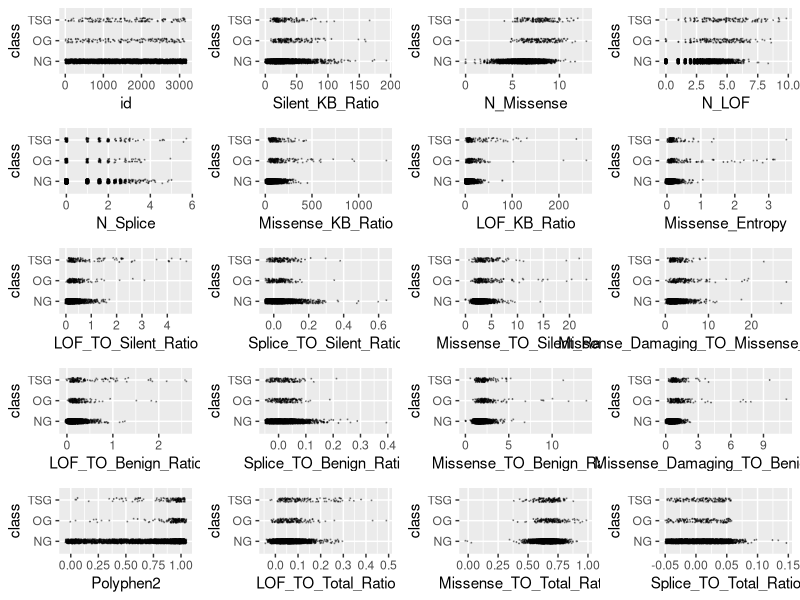
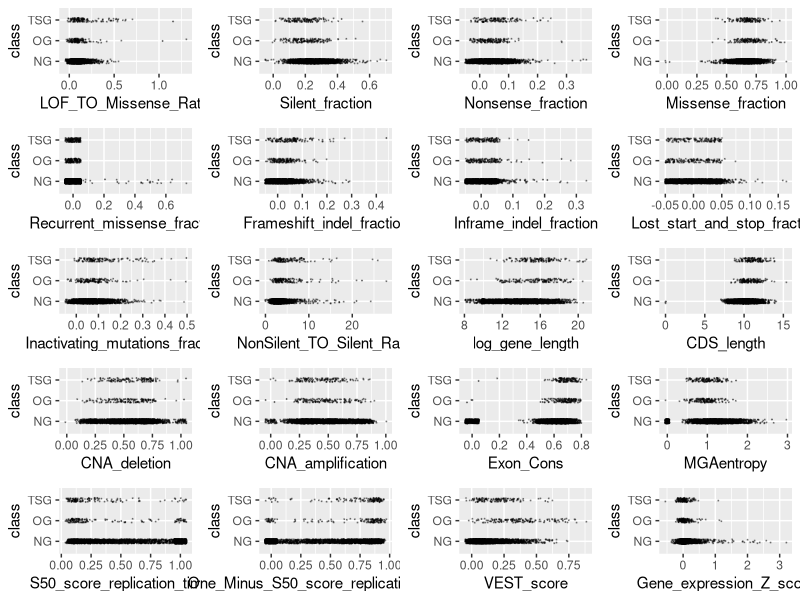
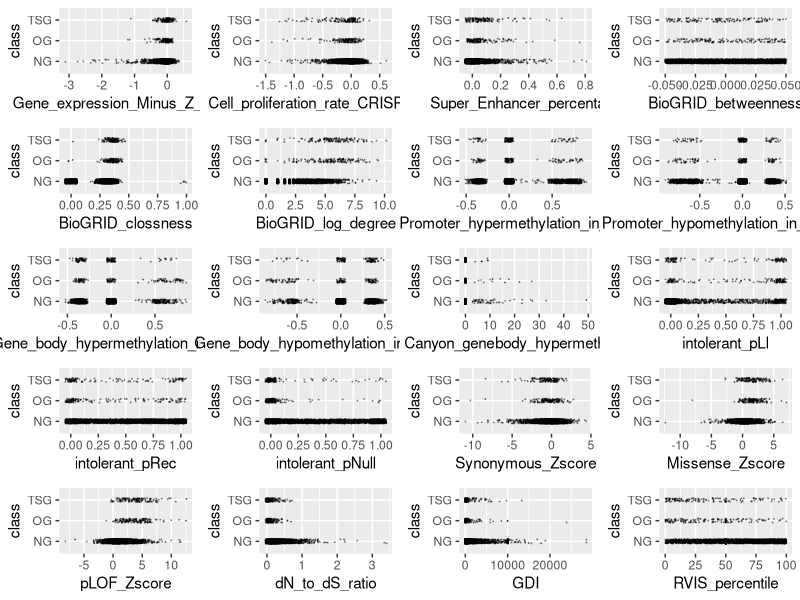
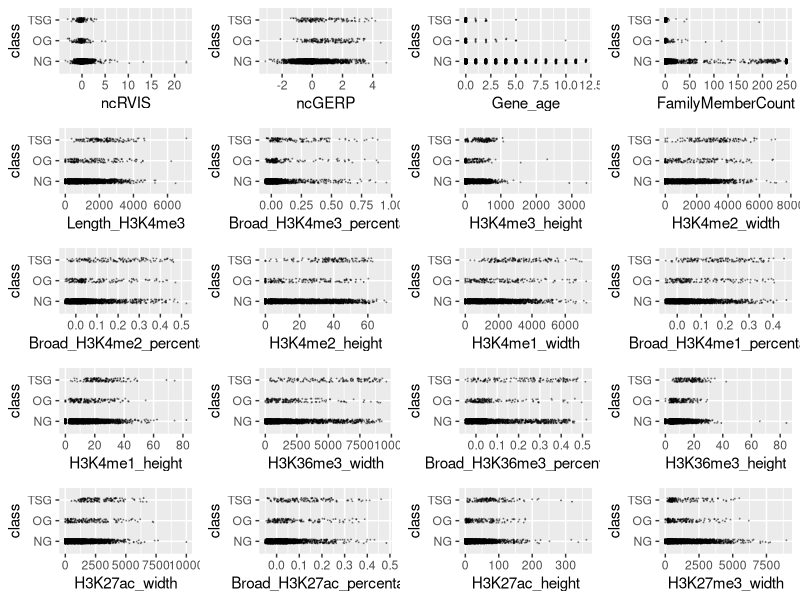
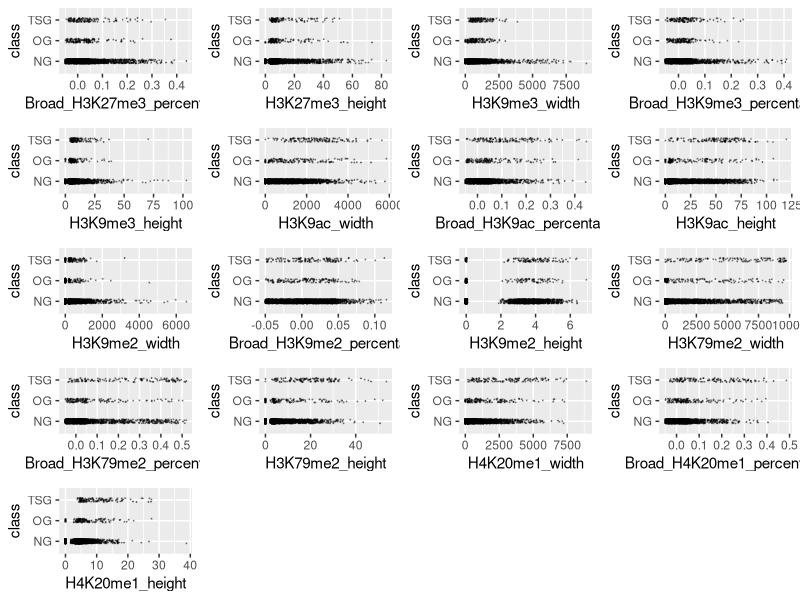
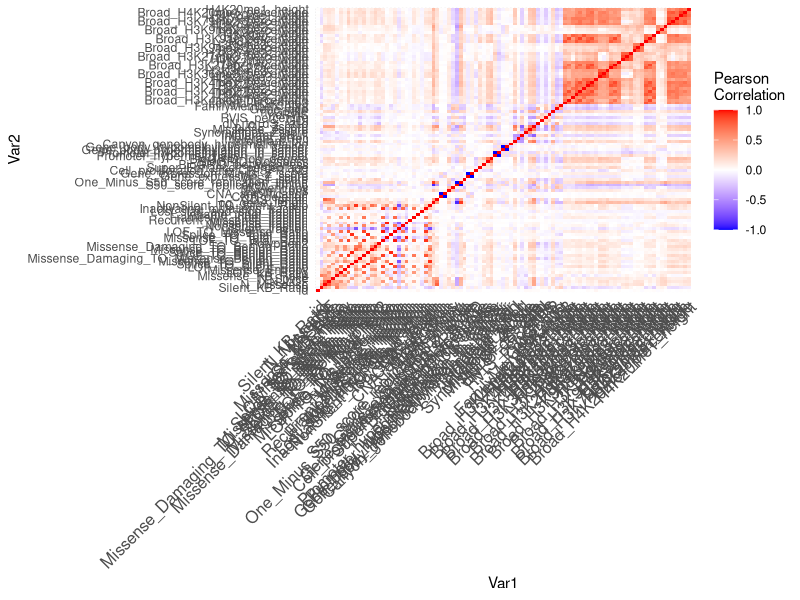
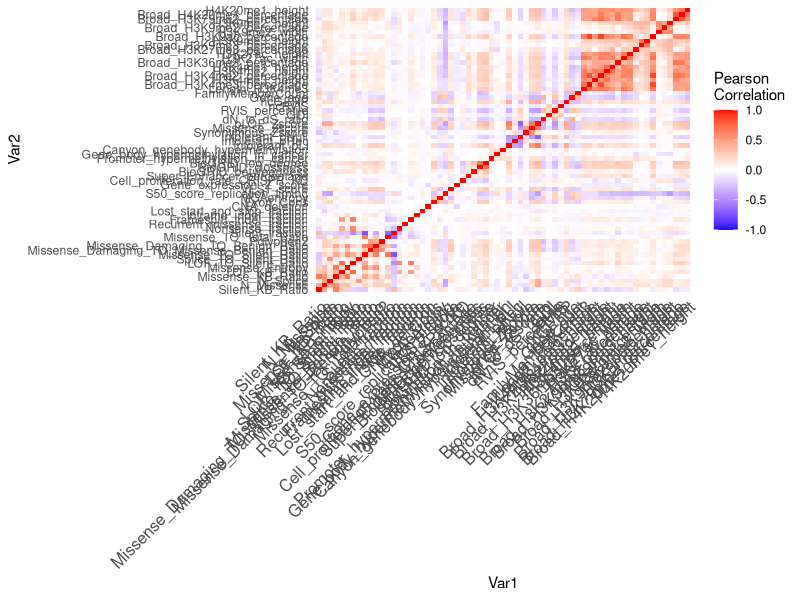
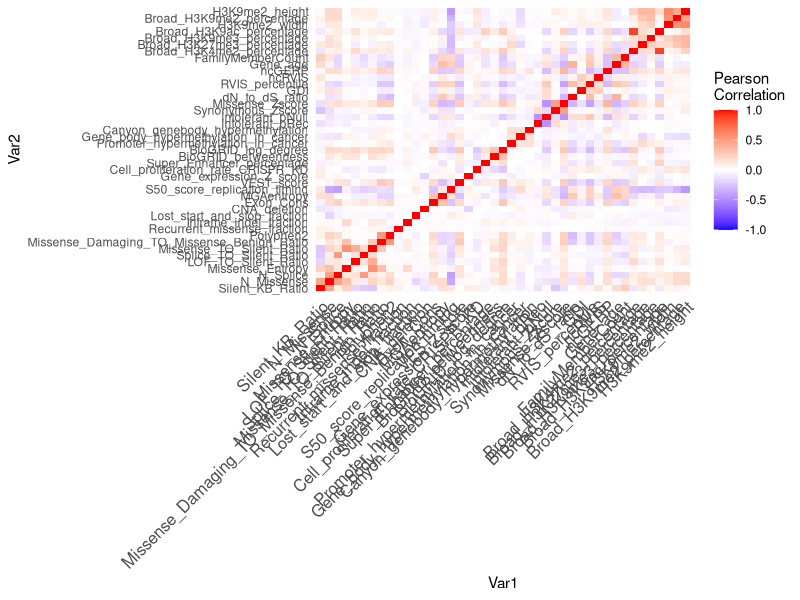

Recreate these plots in R, in order.
## ---- chunk 1
knitr::opts_chunk$set(echo = TRUE, comment = NA)
## ---- chunk 2
training <- read.csv("training.csv", stringsAsFactors = TRUE)
training$class <- factor(training$class)
levels(training$class) <- c("NG", "OG", "TSG")
# Create an outlier function
outlier <- function(data) {
  low <- mean(data) - 3 * sd(data)
  high <- mean(data) + 3 * sd(data)
  which(data < low | data > high)
}
# library(ggplot2)
# scatter <- function(var) {
#   ggplot(training, aes_string(var, "class")) +
#     geom_jitter(width = 0.05, height = 0.1, size = 0.1,
#                 colour = rgb(0, 0, 0, alpha = 1 / 3))
# }
# scat_plot <- lapply(names(training)[-99], scatter)
# library(gridExtra)
# grid.arrange(grobs = scat_plot[1:20], ncol = 4)
# grid.arrange(grobs = scat_plot[21:40], ncol = 4)
# grid.arrange(grobs = scat_plot[41:60], ncol = 4)
# grid.arrange(grobs = scat_plot[61:80], ncol = 4)
# grid.arrange(grobs = scat_plot[81:98], ncol = 4)
outliers <- table(unlist(lapply(training[,-99], outlier)))
outlier_index <- sort(outliers, decreasing = TRUE)
# Remove 50 most common outliers (i.e. outliers across multiple predictors)
training <- training[-as.numeric(names(outlier_index)[1:50]),]

# The below variables had outstanding outliers which we chose to remove
sort(training$Missense_TO_Silent_Ratio, decreasing = TRUE)[1:10]
training <- training[-which(training$Missense_TO_Silent_Ratio > 100), ]
sort(training$Missense_KB_Ratio, decreasing = TRUE)[1:10]
training <- training[-which(training$Missense_KB_Ratio > 2000), ]
sort(training$LOF_TO_Silent_Ratio, decreasing = TRUE)[1:10]
training <- training[-which(training$LOF_TO_Silent_Ratio > 5), ]
sort(training$Gene_expression_Z_score, decreasing = TRUE)[1:10]
training <- training[-which(training$Gene_expression_Z_score > 4), ]
sort(training$dN_to_dS_ratio, decreasing = TRUE)[1:10]
training <- training[-which(training$dN_to_dS_ratio > 5),]
sort(training$Silent_KB_Ratio, decreasing = TRUE)[1:10]
training <- training[-which(training$Silent_KB_Ratio > 200), ]
sort(training$Lost_start_and_stop_fraction, decreasing = TRUE)[1:10]
training <- training[-which(training$Lost_start_and_stop_fraction > 0.2),]
sort(training$Synonymous_Zscore, decreasing = FALSE)[1:10]
training <- training[-which(training$Synonymous_Zscore < -15), ]
numeric_training <- training[,-99]

# Lots of zeroes for some observations, so removed those observations with quite a few zeroes across predictor variables
n_zeroes <- rep(NA, nrow(numeric_training))

for(i in seq_len(nrow(numeric_training))){
  row_i_zeroes <- 0
  for(j in seq_len(ncol(numeric_training))){
    if(round(numeric_training[i,j], digits = 5) == 0){
      row_i_zeroes <- row_i_zeroes + 1
    }
  }
  n_zeroes[i] <- row_i_zeroes
}
training <- training[n_zeroes <= ncol(training) / 2, ]
# Remove 1 of 2 variables that have r value of 1 or -1 (i.e. perfectly correlated)
perf_corr <- which(abs(cor(training[,-99])) == 1, arr.ind = TRUE)
which(perf_corr[,1] != perf_corr[,2])
training <- training[, -43]
## ---- chunk 3
library(ggplot2)
scatter <- function(var) {
  ggplot(training, aes_string(var, "class")) +
    geom_jitter(width = 0.05, height = 0.1, size = 0.1,
                colour = rgb(0, 0, 0, alpha = 1 / 3))
}
scat_plot <- lapply(names(training)[-98], scatter)
library(gridExtra)
grid.arrange(grobs = scat_plot[1:20], ncol = 4)
grid.arrange(grobs = scat_plot[21:40], ncol = 4)
grid.arrange(grobs = scat_plot[41:60], ncol = 4)
grid.arrange(grobs = scat_plot[61:80], ncol = 4)
grid.arrange(grobs = scat_plot[81:97], ncol = 4)
## ---- chunk 4
library(dplyr)
#function to calculate wca
score <- function (conf_mat) {
  print(sum(diag(conf_mat) * c(1, 20, 20)))
  print(sum(diag(conf_mat) * c(1, 20, 20)) / sum(apply(conf_mat, 2, sum) * c(1, 20, 20)))
}

# Set new threshold to account for unbalanced data
classify <- function(probs, k) {
  if (any(probs[2:3] > k)) {
    subset <- probs[2:3]
    output <- which(subset == max(subset))
    if (length(output) > 1) {
        output <- sample(1:2, 1)
    }
  } else {
    output <- 0
  }
  output
}
## ---- chunk 5
library(dplyr)
library(caret)
set.seed(12)
mn <- nnet::multinom(class ~ ., data = training, model = TRUE)
tidymn <- broom::tidy(mn) %>% arrange(p.value)
tidymn <- tidymn %>% filter(p.value < 0.05 / ncol(tidymn))
terms <- unique(tidymn$term)[-1]
library(dplyr)
sig <- logical(97)
names(sig) <- names(training)[-98]
k <- 1
diffs <- logical(97)
for (var in names(training)[-98]) {
  model <- aov(training[[var]] ~ factor(training$class))
  sig[k] <- summary(model)[[1]][1, 5]
  diffs[k] <- all(TukeyHSD(model)$`factor(training$class)`[, 4] < 0.05 / 97)
  k <- k + 1
}
sort(sig[diffs])
score <- function (conf_mat) {
  sum(diag(conf_mat) * c(1, 20, 20)) / sum(apply(conf_mat, 2, sum) * c(1, 20, 20))
}

sig_terms <- names(sort(sig[diffs]))
combo_terms <- table(c(terms, sig_terms)) == 2
final_terms <- names(combo_terms[combo_terms])
term_mat <- cor(training %>% select(all_of(final_terms)))
ind_terms <- final_terms[-c(1, 3, 4, 5, 10, 11, 13, 14, 15, 17)]

vars <- training
cor_mtx = round(cor(vars[, names(vars) != "class"]), 2)
library(reshape2)
#reshape it
melted_cor_mtx <- melt(cor_mtx)

#draw the heatmap
cor_heatmap = ggplot(data = melted_cor_mtx, aes(x=Var1, y=Var2, fill=value)) + geom_tile()
cor_heatmap = cor_heatmap +
scale_fill_gradient2(low = "blue", high = "red", mid = "white", midpoint = 0, limit = c(-1,1), space = "Lab", name="Pearson\nCorrelation") + 
theme_minimal() +
theme(axis.text.x = element_text(angle = 45, vjust = 1, size = 12, hjust = 1))

cor_heatmap
which(abs(cor_mtx) > 0.75, arr.ind = TRUE)
# Eliminate all but one of a set of variables highly correlated with one another
vars <- vars[, -c(1, 4, 32, 13, 18, 21, 29, 14, 20, 15, 30,
                  15, 24, 31, 38, 34, 41, 48, 50, 68, 86, 88,
                  71, 72, 78, 74, 76, 80, 82, 83, 92, 94, 95)]
cor_mtx = round(cor(vars[, names(vars) != "class"]), 2)
library(reshape2)
#reshape it
melted_cor_mtx <- melt(cor_mtx)

#draw the heatmap
cor_heatmap = ggplot(data = melted_cor_mtx, aes(x=Var1, y=Var2, fill=value)) + geom_tile()
cor_heatmap = cor_heatmap +
scale_fill_gradient2(low = "blue", high = "red", mid = "white", midpoint = 0, limit = c(-1,1), space = "Lab", name="Pearson\nCorrelation") + 
theme_minimal() +
theme(axis.text.x = element_text(angle = 45, vjust = 1, size = 12, hjust = 1))

cor_heatmap
which(abs(cor_mtx) > 0.6, arr.ind = TRUE)
# Eliminate all but one of a set of variables highly correlated with one another
vars <- vars[, -c(4, 5, 15, 17, 11, 13, 14, 29, 39, 47,
                  48, 51, 49, 54, 55, 52, 58, 63, 65,
                  34, 64, 53)]
cor_mtx = round(cor(vars[, names(vars) != "class"]), 2)
library(reshape2)
#reshape it
melted_cor_mtx <- melt(cor_mtx)

#draw the heatmap
cor_heatmap = ggplot(data = melted_cor_mtx, aes(x=Var1, y=Var2, fill=value)) + geom_tile()
cor_heatmap = cor_heatmap +
scale_fill_gradient2(low = "blue", high = "red", mid = "white", midpoint = 0, limit = c(-1,1), space = "Lab", name="Pearson\nCorrelation") + 
theme_minimal() +
theme(axis.text.x = element_text(angle = 45, vjust = 1, size = 12, hjust = 1))

cor_heatmap
set.seed(12)
mn <- nnet::multinom(class ~ ., data = vars, model = TRUE)
tidymn <- broom::tidy(mn) %>% arrange(p.value)
tidymn <- tidymn %>% filter(p.value < 0.05 / nrow(tidymn))
terms <- unique(tidymn$term)[-1]
terms
## ---- chunk 6
vars <- training %>% select(all_of(terms), class)
set.seed(91232)
thresh_list <- list()
length(thresh_list) <- 10
j <- 1
# for() loop to validate post cross-validation with WCA and varying thresholds
for (rand in ceiling(runif(10, min = 1, max = 10000000))) {
  set.seed(rand)
  vars_test <- createDataPartition(vars$class, p = 0.8, 
                                    list = FALSE)
  vars_train <- vars[vars_test, ]
  vars_test <- vars[-vars_test, ]
  
  train_cont <- trainControl(method = "cv", number = 5, classProbs = TRUE, savePredictions = TRUE)
  lda_ft <- train(class ~ ., data = vars_train, method = "lda", preProc = c("center", "scale"),
                  trControl = train_cont)
  preds <- predict(lda_ft, newdata = vars_test, type = "prob")
  scores <- numeric(100)
  for (i in seq(from = 0.001, to = 0.1, by = 0.001)) {
    lda_mod <- table("pred"=apply(preds, 1, classify, k = i), "obs" = vars_test$class)
    lda_mod
    scores[i*1000] <- score(lda_mod)
  }
  thresh_list[[j]] <- scores
  j <- j + 1
}

## Thresholds vs. WCA to see best threshold
thresh_vals <- c(0.001, 0.0025, 0.005, 0.01, 0.025, 0.05, 0.1)
plot(thresh_list[[1]] ~ seq(from = 0.001, to = 0.1, by = 0.001),
     type = "l", ylim = c(0.6, 0.9), col = rgb(0, 0, 0, alpha = 0.5),
     xaxt = "n", ylab = "WCA Percentage",
     xlab = "Threshold for Choosing Between (0) and (1 and 2)")
for (i in 2:10) {
  red <- 0
  green <- 0
  blue <- 0
  if (i %% 4 == 1) {red <- 0.5}
  if (i %% 4 == 2) {green <- 0.5}
  if (i %% 4 == 3) {blue <- 0.5}
  lines(seq(from = 0.001, to = 0.1, by = 0.001), thresh_list[[i]],
        col = rgb(red, green, blue, alpha = 0.5))
  
}
abline(v = thresh_vals, col = rgb(0, 0, 0, alpha = 0.5))
points(unlist(lapply(thresh_list, which.max)) * 0.001, unlist(lapply(thresh_list, max)),
       pch = 19, cex = 0.5)
axis(side = 1, at = thresh_vals, cex.axis = 0.75, las = 2)
best_thresh <- unlist(lapply(thresh_list, which.max))
median(best_thresh * 0.001)
thresh_val_scores <- matrix(nrow = 10, ncol = length(thresh_vals))
colnames(thresh_val_scores) <- thresh_vals
for (i in 1:10) {
  thresh_val_scores[i, ] <- thresh_list[[i]][thresh_vals * 1000]
}
apply(thresh_val_scores, 2, mean)
## ---- chunk 7
# Use threshold of 0.01 for determining when to classify as OG or TSG (highest peak)
set.seed(123)
  vars_test <- createDataPartition(vars$class, p = 0.8, 
                                    list = FALSE)
  vars_train <- vars[vars_test, ]
  vars_test <- vars[-vars_test, ]
  train_cont <- trainControl(method = "cv", number = 5, classProbs = TRUE, savePredictions = TRUE)
  lda_ft <- train(class ~ ., data = vars_train, method = "lda", preProc = c("center", "scale"),
                  trControl = train_cont)
    preds <- predict(lda_ft, newdata = vars_test, type = "prob")
 lda_mod <- table("pred"=apply(preds, 1, classify, k = 0.01), "obs" = vars_test$class)
  lda_mod
  score(lda_mod)
## ---- chunk 8
# Write prediction model on test data
tests <- read.csv("test.csv")
preds <- predict(lda_ft, newdata = tests, type = "prob")
preds <- apply(preds, 1, classify, k = 0.01)
names(preds) <- tests$id
csv_file <- data.frame(id = tests$id,
                       class = preds)
#write.csv(csv_file, "modelpredictions12_updated.csv", row.names = FALSE)
best_mod <- read.csv("modelpredictions12_updated.csv")
table("Best Model" = best_mod$class, csv_file$class)
mean(best_mod$class == csv_file$class)
